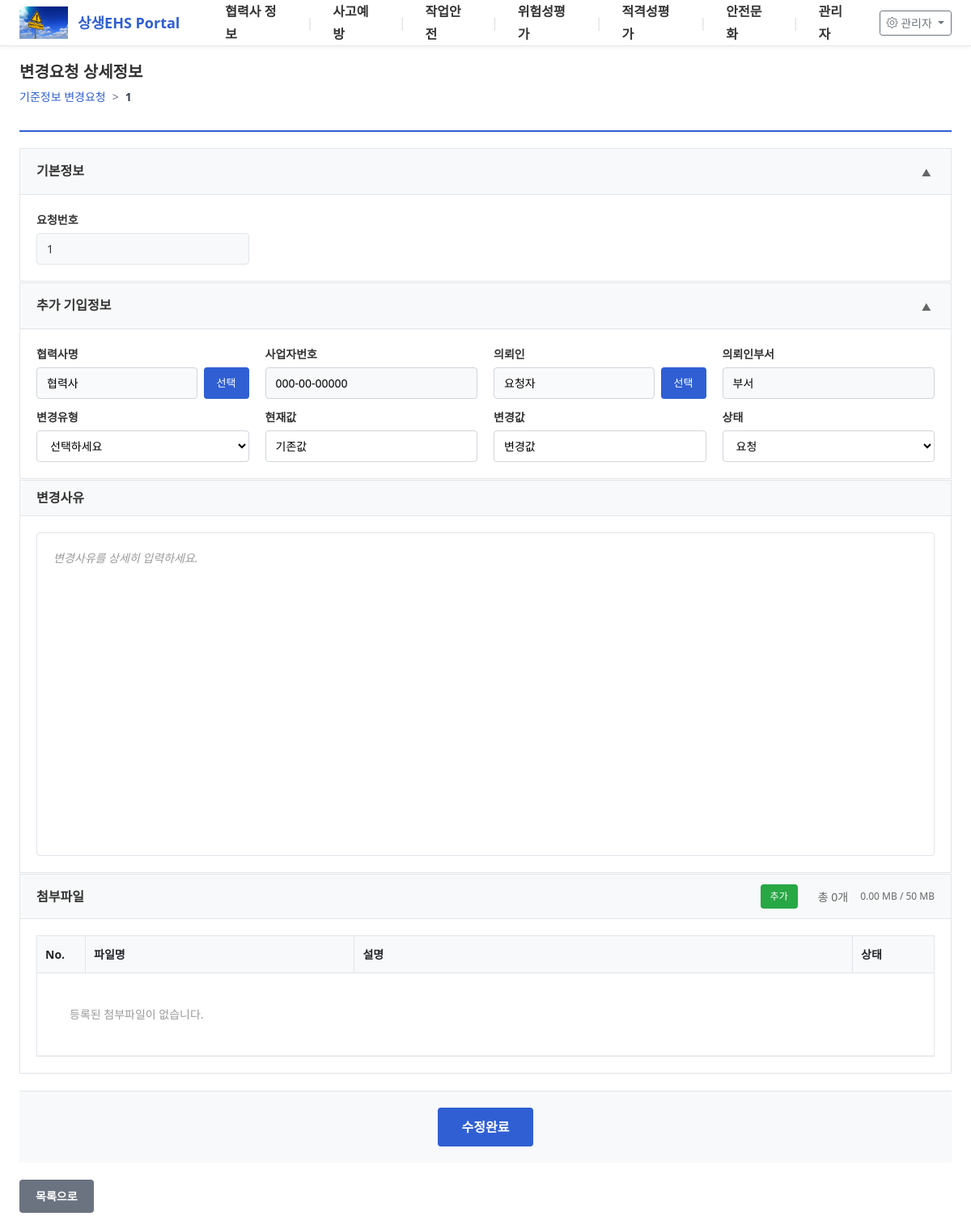
Screenshot of /change-request-detail/1 with the database file from the repository.
### tables this page shows
CREATE TABLE change_request_column_config (
                id INTEGER PRIMARY KEY AUTOINCREMENT,
                column_key VARCHAR(50) UNIQUE NOT NULL,
                column_name VARCHAR(100) NOT NULL,
                column_type VARCHAR(20) DEFAULT 'text',
                column_order INTEGER DEFAULT 0,
                is_active BOOLEAN DEFAULT 1,
                dropdown_options TEXT,
                created_at DATETIME DEFAULT CURRENT_TIMESTAMP,
                updated_at DATETIME DEFAULT CURRENT_TIMESTAMP
            , table_name TEXT, table_type TEXT, is_required INTEGER DEFAULT 0, dropdown_values TEXT, tab TEXT, linked_key TEXT, is_display_list INTEGER DEFAULT 1);

CREATE TABLE partner_change_requests (
                id INTEGER PRIMARY KEY AUTOINCREMENT,
                request_number TEXT UNIQUE,
                requester_name TEXT NOT NULL,
                requester_department TEXT NOT NULL,
                company_name TEXT NOT NULL,
                business_number TEXT NOT NULL,
                change_type TEXT NOT NULL,
                current_value TEXT NOT NULL,
                new_value TEXT NOT NULL,
                change_reason TEXT NOT NULL,
                status TEXT DEFAULT 'pending',
                created_at TIMESTAMP DEFAULT CURRENT_TIMESTAMP,
                updated_at TIMESTAMP DEFAULT CURRENT_TIMESTAMP
            , is_deleted INTEGER DEFAULT 0, custom_data TEXT);

CREATE TABLE dropdown_option_codes_v2 (
            id INTEGER PRIMARY KEY AUTOINCREMENT,
            board_type TEXT NOT NULL,
            column_key TEXT NOT NULL,
            option_code TEXT NOT NULL,
            option_value TEXT NOT NULL,
            display_order INTEGER DEFAULT 0,
            is_active INTEGER DEFAULT 1,
            created_at TIMESTAMP DEFAULT CURRENT_TIMESTAMP,
            updated_at TIMESTAMP DEFAULT CURRENT_TIMESTAMP,
            created_by TEXT,
            updated_by TEXT,
            UNIQUE(board_type, column_key, option_code)
        );

### app.py (the view)
@app.route("/change-request-detail/<int:request_id>")
def change_request_detail_route(request_id):
    return change_request_detail(request_id)

### templates/change-request-detail.html (shortened to what this page needs)
{% if is_popup %}
{% extends "popup-base.html" %}
{% else %}
{% extends "base.html" %}
{% endif %}
{% block content %}
{% if not is_popup %}
<div class="page-header">
    <h2 class="page-title">변경요청 상세정보</h2>
    <div class="breadcrumb">
        <a href="{{ url_for('page_view', url='partner-change-request') }}">기준정보 변경요청</a>
        <span class="separator">></span>
        <span class="current">{{ request_data.request_number or request_data.id }}</span>
    </div>
</div>
{% endif %}
<div class="safety-instruction-detail-container">
    <div class="section basic-info-section">
        <div class="section-header">
            <h3 class="section-title">기본정보</h3>
            <button class="collapse-btn" onclick="toggleSection('basic-info')">
                <span class="collapse-icon">▲</span>
            </button>
        </div>
        <div class="section-content" id="basic-info-content">
            <div class="info-table">
                <div class="info-row">
                    <div class="info-cell">
                        <label>요청번호</label>
                        <div class="value">{{ request_data.request_number or request_data.id }}</div>
                    </div>
                </div>
            </div>
        </div>
    </div>
    <div class="section additional-info-section">
        <div class="section-header">
            <h3 class="section-title">추가 기입정보</h3>
            <button class="collapse-btn" onclick="toggleSection('additional-info')">
                <span class="collapse-icon">▲</span>
            </button>
        </div>
        <div class="section-content" id="additional-info-content">
            <div class="info-table">
                {% set columns_per_row = 4 %}
                {% for chunk in dynamic_columns | batch(columns_per_row) %}
                <div class="info-row">
                    {% for col in chunk %}
                    <div class="info-cell">
                        <label>{{ col.column_name }}</label>
                        {% set col_value = custom_data.get(col.column_key, '') %}
                        {% if col.column_type == 'text' %}
                            <input type="text"
                                   class="dynamic-input"
                                   data-column-key="{{ col.column_key }}"
                                   value="{{ col_value }}"
                                   placeholder="{{ col.column_name }} 입력">
                        {% elif col.column_type == 'dropdown' %}
                            <select class="dynamic-input" data-column-key="{{ col.column_key }}">
                                <option value="">선택하세요</option>
                                {% if col.dropdown_options_mapped %}
                                    {% for option in col.dropdown_options_mapped %}
                                        <option value="{{ option.code }}" {% if col_value == option.code %}selected{% endif %}>{{ option.value }}</option>
                                    {% endfor %}
                                {% endif %}
                            </select>
                        {% elif col.column_type == 'date' %}
                            <input type="date"
                                   class="dynamic-input"
                                   data-column-key="{{ col.column_key }}"
                                   value="{{ col_value }}">
                        {% elif col.column_type == 'popup_person' %}
                            <div class="popup-input-wrapper">
                                <input type="text"
                                       class="dynamic-input popup-person"
                                       data-column-key="{{ col.column_key }}"
                                       data-linked-dept=""
                                       value="{{ col_value.name if col_value is mapping else col_value }}"
                                       placeholder="담당자 선택">
                                <button class="btn-popup" onclick="openPersonPopup('{{ col.column_key }}')">선택</button>
                            </div>
                        {% elif col.column_type == 'linked_dept' %}
                            <input type="text"
                                   class="dynamic-input linked-dept"
                                   data-column-key="{{ col.column_key }}"
                                   value="{{ col_value }}"
                                   placeholder="담당부서 (자동입력)"
                                   readonly
                                   style="background-color: #f8f9fa; cursor: not-allowed;">
                        {% elif col.column_type == 'linked_text' %}
                            <input type="text"
                                   class="dynamic-input linked-text"
                                   data-column-key="{{ col.column_key }}"
                                   value="{{ col_value }}"
                                   placeholder="자동입력"
                                   readonly
                                   style="background-color: #f8f9fa; cursor: not-allowed;">
                        {% elif col.column_type == 'popup_company' %}
                            <div class="popup-input-wrapper">
                                <input type="text"
                                       class="dynamic-input popup-company"
                                       data-column-key="{{ col.column_key }}"
                                       value="{{ col_value.name if col_value is mapping else col_value }}"
                                       placeholder="업체 선택">
                                <button class="btn-popup" onclick="openCompanyPopup('{{ col.column_key }}')">선택</button>
                            </div>
                        {% else %}
                            <input type="text"
                                   class="dynamic-input"
                                   data-column-key="{{ col.column_key }}"
                                   value="{{ col_value }}"
                                   placeholder="{{ col.column_name }} 입력">
                        {% endif %}
                    </div>
                    {% endfor %}
                </div>
                {% endfor %}
            </div>
        </div>
    </div>
    <div class="section detail-content-section">
        <div class="section-header">
            <h3 class="section-title">변경사유</h3>
        </div>
        <div class="section-content">
            <div class="content-editor">
                <div id="detailed-content"
                     class="editable-content"
                     contenteditable="true"
                     placeholder="변경사유를 상세히 입력하세요.">{{ request_data.detailed_content | safe if request_data.detailed_content else '' }}</div>
            </div>
        </div>
    </div>
    <div class="section attachments-section">
        <div class="section-header">
            <h3 class="section-title">첨부파일</h3>
            <button class="btn-add-file" onclick="document.getElementById('file-input').click();">추가</button>
            <span class="file-count">총 <span id="file-count">{{ attachments|length if attachments else 0 }}</span>개</span>
            <span class="file-size"><span id="file-size">0</span> MB / 50 MB</span>
        </div>
        <div class="section-content">
            <div class="attachments-table">
                <div class="table-header">
                    <div class="col-no">No.</div>
                    <div class="col-file">파일명</div>
                    <div class="col-desc">설명</div>
                    <div class="col-action">상태</div>
                </div>
                <div class="table-body" id="attachments-tbody">
                    {% if attachments %}
                        {% for attachment in attachments %}
                        <div class="table-row" data-id="{{ attachment.id }}">
                            <div class="col-no">{{ loop.index }}</div>
                            <div class="col-file">
                                <span class="file-icon">📄</span>
                                <a href="/download-attachment/change_request/{{ attachment.id }}" class="file-link" download>{{ attachment.file_name }}</a>
                                <span class="file-size">({{ (attachment.file_size / 1024) | round(2) }} KB)</span>
                            </div>
                            <div class="col-desc">
                                <input type="text" class="attachment-desc" value="{{ attachment.description or '' }}" placeholder="설명을 입력하세요">
                            </div>
                            <div class="col-action">
                                <button class="btn-delete" onclick="deleteAttachment(this)">삭제</button>
                            </div>
                        </div>
                        {% endfor %}
                    {% else %}
                        <div class="table-row no-data" id="no-data-row">
                            <div class="col-full">등록된 첨부파일이 없습니다.</div>
                        </div>
                    {% endif %}
                </div>
            </div>
        </div>
    </div>
    <div class="save-section">
        <button class="btn-save" onclick="showPasswordModal()">수정완료</button>
    </div>
    {% if not is_popup %}
    <div class="action-buttons">
        <a href="{{ url_for('page_view', url='partner-change-request') }}" class="btn-back">목록으로</a>
    </div>
    {% endif %}
</div>
{% from 'includes/attachment_section.html' import attachment_scripts, attachment_styles %}
{% endblock %}

### templates/base.html (shortened to what this page needs)
<!DOCTYPE html>
<html lang="ko">
<head>
    <link href="https://cdn.jsdelivr.net/npm/bootstrap@5.1.3/dist/css/bootstrap.min.css" rel="stylesheet">
    <link href="https://cdn.jsdelivr.net/npm/bootstrap-icons@1.8.1/font/bootstrap-icons.css" rel="stylesheet">
</head>
<body>
    <nav class="topbar">
      <div class="topbar-inner">
        <a class="brand" href="{{ url_for('index') }}">
          <img src="/static/logo-sample.png" alt="Logo" class="logo-img">
          상생EHS Portal
        </a>
        <ul class="nav-main" role="menubar" aria-label="메인 메뉴">
          {% set active_slug = (request.view_args.get('url') if request.view_args else '') %}
          {% for m in menu %}
          {% set is_active = false %}
          {% for sm in m.submenu %}
            {% if active_slug == sm.url %}
              {% set is_active = true %}
            {% endif %}
          {% endfor %}
          <li class="nav-item has-sub{% if is_active %} is-active{% endif %}">
            <a class="nav-link"
               href="#"
               role="menuitem"
               aria-haspopup="true"
               aria-expanded="false">{{ m.title }}</a>
          </li>
          {% if not loop.last %}
          <li class="sep" aria-hidden="true">|</li>
          {% endif %}
          {% endfor %}
        </ul>
        <div class="admin-tools">
          <div class="dropdown">
            <button class="btn btn-sm btn-outline-secondary dropdown-toggle" type="button" id="adminMenu" data-bs-toggle="dropdown" aria-expanded="false">
              <i class="bi bi-gear"></i> 관리자
            </button>
          </div>
        </div>
      </div>
    </nav>
    {% if request.endpoint != 'index' %}
    <div class="container">
    {% endif %}
    {% block content %}{% endblock %}
    {% if request.endpoint != 'index' %}
    </div>
    {% endif %}
</body>
</html>

### rows the page displays
change_request_column_config: column_name "협력사명"
partner_change_requests: company_name "협력사", requester_name "요청자", chunk "기존값" "변경값", status.column_key "요청"
change_request_column_config: column_name "사업자번호", column_key "000-00-00000"
change_request_column_config: column_name "의뢰인"
change_request_column_config: column_name "의뢰인부서", column_key "부서"
change_request_column_config: column_name "변경유형"
change_request_column_config: column_name "현재값"
change_request_column_config: column_name "변경값"
change_request_column_config: column_name "상태"

### other values shown
{{ m.title }} "협력사 정보" "사고예방" "작업안전" "위험성평가" "적격성평가" "안전문화" "관리자"
{{ request_data.request_number or request_data.id }} "1"
{{ attachments|length if attachments else 0 }} "0"
